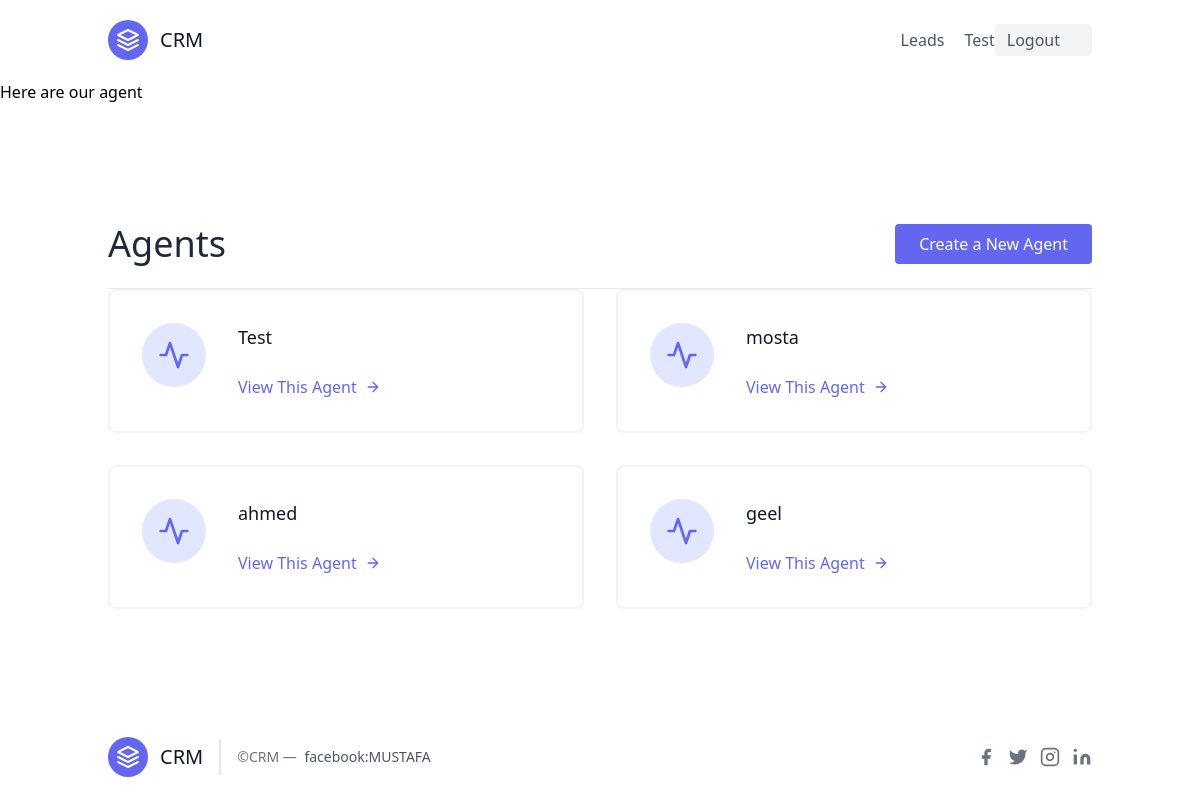
The app's page /agents/ (signed in) with its own data.
### leads/models.py (models this page shows, shortened)
class User(AbstractUser):
    pass

class Agent(models.Model):
    user = models.OneToOneField(User,on_delete=models.CASCADE)
    oraganisation = models.ForeignKey(UserProfile,on_delete=models.CASCADE)

### agents/views.py (the view)
# urls.py: path('',AgentListView.as_view(),name='agent_list'),
class AgentListView(LoginRequiredMixin,generic.ListView):
    template_name="agent_list.html"
    def get_queryset(self):
        return Agent.objects.all()

### agents/templates/agent_list.html
{% extends "base.html" %}
{% block content %}
  <h1>Here are our agent</h1>
   <section class="text-gray-600 body-font">
  <div class="container px-5 py-24 mx-auto flex flex-wrap">
    <div class ='w-full mp-6 py-6 flex justify-between items-center border-b border-gray-200'>
      <div>
      <a href="{% url 'agents:agent_list' %}"> <h1 class="text-4xl text-gray-800"> Agents</h1> </a>
      </div>
      <div>
            <a class="flex ml-auto text-white bg-indigo-500 border-0 py-2 px-6 focus:outline-none hover:bg-indigo-600 rounded" href= "{% url 'agents:agent_create' %}" >Create a New Agent  </a>
      </div>
    </div>
    <div class="flex flex-wrap -m-4">
              {% for agent in object_list  %}
      <div class="p-4 lg:w-1/2 md:w-full">
        <div class="flex border-2 rounded-lg border-gray-200 border-opacity-50 p-8 sm:flex-row flex-col">
          <div class="w-16 h-16 sm:mr-8 sm:mb-0 mb-4 inline-flex items-center justify-center rounded-full bg-indigo-100 text-indigo-500 flex-shrink-0">
            <svg fill="none" stroke="currentColor" stroke-linecap="round" stroke-linejoin="round" stroke-width="2" class="w-8 h-8" viewBox="0 0 24 24">
              <path d="M22 12h-4l-3 9L9 3l-3 9H2"></path>
            </svg>
          </div>
          <div class="flex-grow">
            <h2 class="text-gray-900 text-lg title-font font-medium mb-3">{{agent.user.username}}</h2>
             <a href="{% url 'agents:agent_detail' agent.pk %}" class="mt-3 text-indigo-500 inline-flex items-center">View This Agent
              <svg fill="none" stroke="currentColor" stroke-linecap="round" stroke-linejoin="round" stroke-width="2" class="w-4 h-4 ml-2" viewBox="0 0 24 24">
                <path d="M5 12h14M12 5l7 7-7 7"></path>
              </svg>
            </a>
          </div>
        </div>
      </div>
       {% endfor %}
    </div>
  </div>
</section>
{% endblock content %}

### templates/navbar.html (shortened to what this page needs)
<header class="text-gray-600 body-font">
  <div class="container mx-auto flex flex-wrap p-5 flex-col md:flex-row items-center">
    <a class="flex title-font font-medium items-center text-gray-900 mb-4 md:mb-0">
      <svg xmlns="http://www.w3.org/2000/svg" fill="none" stroke="currentColor" stroke-linecap="round" stroke-linejoin="round" stroke-width="2" class="w-10 h-10 text-white p-2 bg-indigo-500 rounded-full" viewBox="0 0 24 24">
        <path d="M12 2L2 7l10 5 10-5-10-5zM2 17l10 5 10-5M2 12l10 5 10-5"></path>
      </svg>
      <span class="ml-3 text-xl">CRM</span>
    </a>
    <nav class="md:ml-auto flex flex-wrap items-center text-base justify-center">
      <a href="{% url 'leads:lead' %}" class="mr-5 hover:text-gray-900">Leads</a>
    </nav>
    {% if request.user.is_authenticated %}
    {{request.user.username}}
    <a href="{% url 'logout' %}"> <button class="inline-flex items-center bg-gray-100 border-0 py-1 px-3 focus:outline-none hover:bg-gray-200 rounded text-base mt-4 md:mt-0">Logout
      <svg fill="none" stroke="currentColor" stroke-linecap="round" stroke-linejoin="round" stroke-width="2" class="w-4 h-4 ml-1" viewBox="0 0 24 24">
       </svg>
    </button>
    </a>
    {% endif %}
  </div>
</header>

### records on screen
User: user.username "Test"
Agent: user.username "Test"
Agent: user.username "mosta"
Agent: user.username "ahmed"
Agent: user.username "geel"
